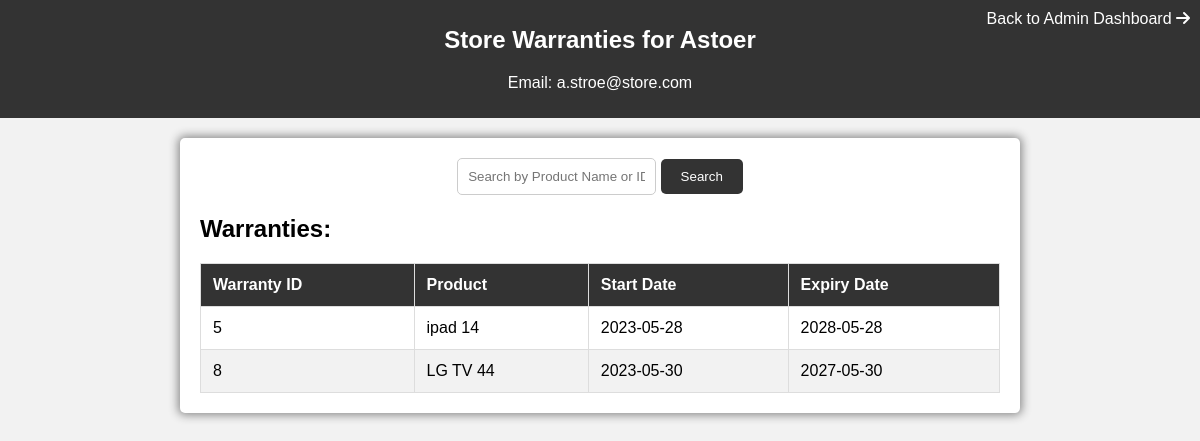
The page /store_warranties.php?store_id=6 on the database as committed earlier.
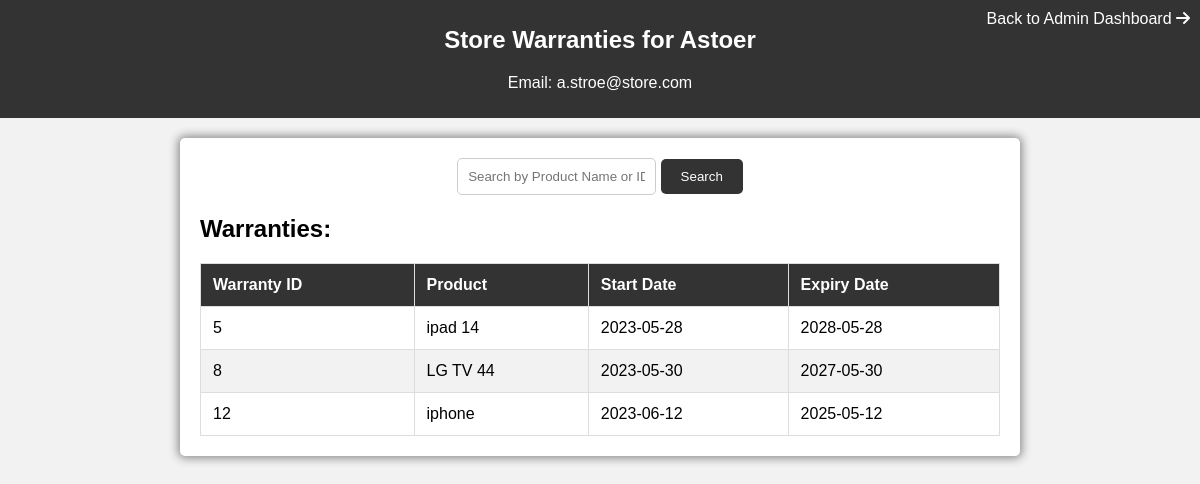
The same page on the database as committed later.
### tables this page shows
CREATE TABLE `warranty` (
  `warranty_id` int(11) UNSIGNED NOT NULL,
  `product` varchar(255) NOT NULL,
  `start_date` date NOT NULL,
  `expiry_date` date NOT NULL,
  `user_id` int(11) UNSIGNED NOT NULL,
  `store_id` int(11) UNSIGNED NOT NULL
);

### store_warranties.php (the view, shortened to what this page needs)
<!DOCTYPE html>
<html lang="en">
<head>
    <link rel="stylesheet" href="#">
    <link rel="stylesheet" href="https://cdnjs.cloudflare.com/ajax/libs/font-awesome/6.0.0-beta3/css/all.min.css">
    <link rel="stylesheet" href="css/store_warranties.css">
</head>
<body>
    <?php
    $db = mysqli_connect('localhost', 'root', '', 'd-project');
    if (isset($_GET['store_id'])) {
        $store_id = mysqli_real_escape_string($db, $_GET['store_id']);
        $storeQuery = "SELECT * FROM stores WHERE store_id='$store_id'";
        $storeResult = mysqli_query($db, $storeQuery);
        $store = mysqli_fetch_assoc($storeResult);
        $searchTerm = "";
        $searchQuery = "";
        $warrantyQuery = "SELECT * FROM warranty WHERE store_id='$store_id'" . $searchQuery;
        $warrantyResult = mysqli_query($db, $warrantyQuery);
        $numWarranties = mysqli_num_rows($warrantyResult);
    } else {
        header("Location: admin_dashboard.php");
        exit;
    }
    ?>
    <header>
        <h1>Store Warranties for <?php echo $store['name']; ?></h1>
        <p>Email: <?php echo $store['email']; ?></p>
        <a href="admin_dashboard.php" class="back-to-dashboard">Back to Admin Dashboard <i class="fas fa-arrow-right"></i></a>
    </header>
    <div class="container">
        <div class="search-container">
            <form action="store_warranties.php?store_id=<?php echo $store_id; ?>" method="get">
                <input type="text" class="search-input" name="search" placeholder="Search by Product Name or ID" value="<?php echo $searchTerm; ?>">
                <button class="search-button" type="submit">Search</button>
            </form>
        </div>
        <?php if ($numWarranties > 0) { ?>
            <h2>Warranties:</h2>
            <table>
                <thead>
                    <tr>
                        <th>Warranty ID</th>
                        <th>Product</th>
                        <th>Start Date</th>
                        <th>Expiry Date</th>
                    </tr>
                </thead>
                <tbody>
                    <?php while ($warranty = mysqli_fetch_assoc($warrantyResult)) { ?>
                        <tr>
                            <td><?php echo $warranty['warranty_id']; ?></td>
                            <td><?php echo $warranty['product']; ?></td>
                            <td><?php echo $warranty['start_date']; ?></td>
                            <td><?php echo $warranty['expiry_date']; ?></td>
                        </tr>
                    <?php } ?>
                </tbody>
            </table>
        <?php } else { ?>
            <p class="search-error">No warranties found for the provided search term.</p>
        <?php } ?>
    </div>
</body>
</html>

Rows that differ between the two databases and show on the page:
added warranty: warranty_id "12", product "iphone", start_date "2023-06-12", expiry_date "2025-05-12"
